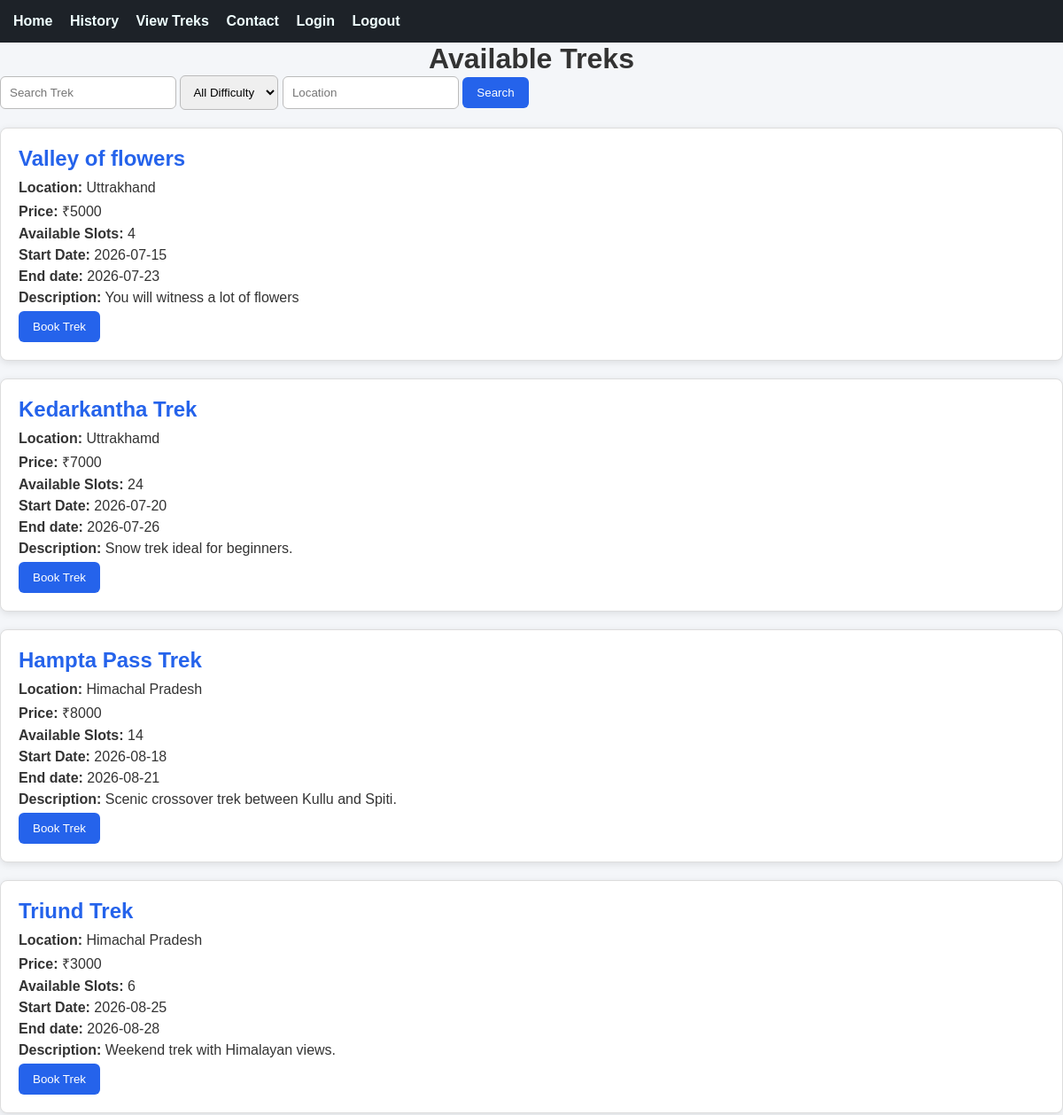
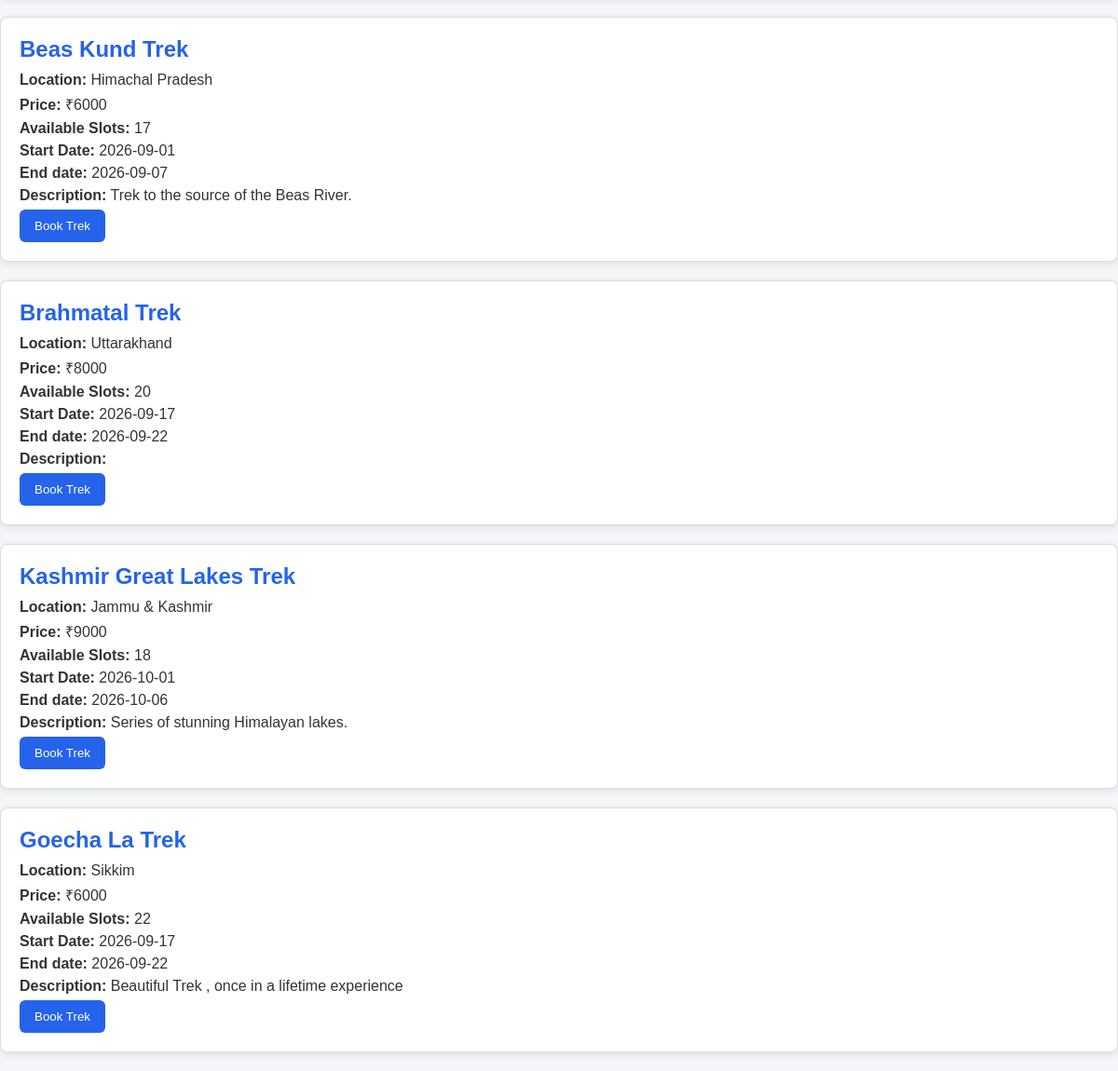
The page /view_treks on the database as committed earlier (2 pictures, top to bottom).
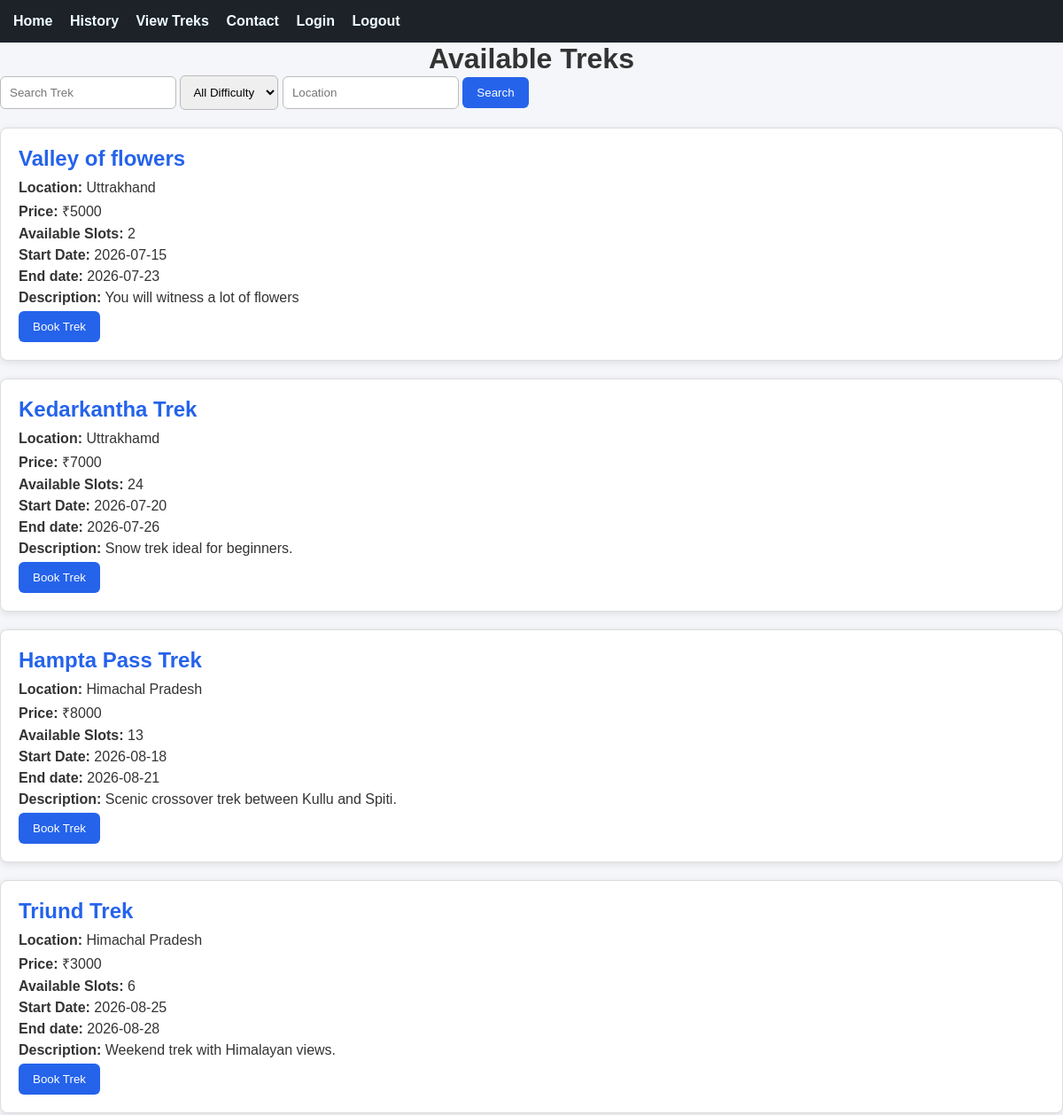
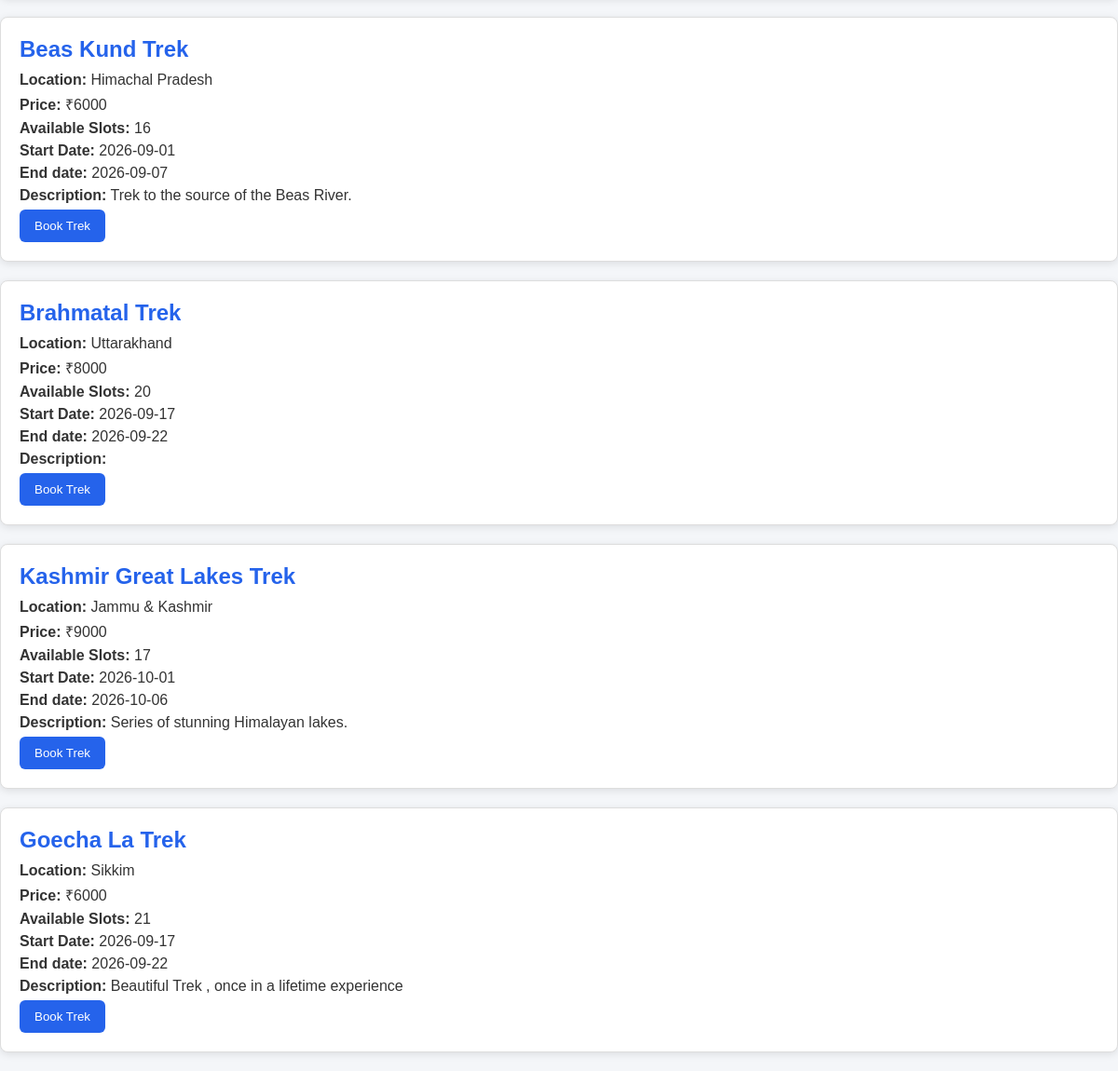
The same page on the database as committed later (2 pictures, top to bottom).
### tables this page shows
CREATE TABLE treks(
                 id INTEGER PRIMARY KEY AUTOINCREMENT,
                 name TEXT NOT NULL,
                 location TEXT NOT NULL,
                 price INTEGER NOT NULL,
                 slots INTEGER NOT NULL,
                 difficulty TEXT NOT NULL,
                 duration INTEGER NOT NULL,
                 status TEXT NOT NULL DEFAULT 'Open',
                 assigned_staffID INTEGER NOT NULL,
                 start_date DATE ,
                 end_date DATE ,
                 description TEXT ,
                 FOREIGN KEY (assigned_staffID) REFERENCES staff(id)
                 );

### app.py (the view)
@app.route("/view_treks")
def view_treks():
    conn = get_db_connnection()
    search = request.args.get("search", "")
    difficulty = request.args.get("difficulty", "")
    location = request.args.get("location", "")
    start_date = request.args.get("start_date","")
    date_date = request.args.get("end_date","")
    discription = request.args.get("description","")
    query = """
        SELECT *
        FROM treks
        WHERE status='Open'
    """
    values = []
    if search:
        query += " AND name LIKE ?"
        values.append("%" + search + "%")
    if difficulty:
        query += " AND difficulty = ?"
        values.append(difficulty)
    if location:
        query += " AND location LIKE ?"
        values.append("%" + location + "%")
    treks = conn.execute(query, values).fetchall()
    conn.close()
    return render_template( "view_treks.html",treks=treks)

### app.py (called while the page is built)
def get_db_connnection():
    conn = sqlite3.connect("database.db")
    conn.row_factory =sqlite3.Row
    return conn

### templates/view_treks.html (shortened to what this page needs)
{% extends "base.html" %}
{% block content %}
<h1 style="text-align:center;">Available Treks</h1>
<form method="GET" action="/view_treks" class="search-form">
    <input type="text" name="search" placeholder="Search Trek">
    <select name="difficulty">
        <option value="">All Difficulty</option>
    </select>
    <input type="text" name="location" placeholder="Location">
    <button type="submit" class="sbtn"> Search </button>
</form>
{% for trek in treks %}
<div class="trek-card">
    <h2>{{ trek["name"] }}</h2>
    <p><b>Location:</b> {{ trek["location"] }}</p>
    <p><b>Price:</b> ₹{{ trek["price"] }}</p>
    <p><b>Available Slots:</b> {{ trek["slots"] }}</p>
    <p><b>Start Date:</b> {{ trek["start_date"] }}</p>
    <p><b>End date:</b> {{ trek["end_date"] }}</p>
    <p><b>Description:</b> {{ trek["description"] }}</p>
    <form action="/book/{{ trek['id'] }}" method="POST">
        {% if trek["slots"] > 0 %}
            <button type="submit" class="sbtn">  Book Trek </button>
        {% else %}
            <p style="color:red;"><b>Full</b></p>
        {% endif %}
    </form>
</div>
{% endfor %}
{% endblock %}

Rows that differ between the two databases and show on the page:
changed treks "Valley of flowers": slots "4" → "2"
changed treks "Hampta Pass Trek": slots "14" → "13"
changed treks "Beas Kund Trek": slots "17" → "16"
changed treks "Kashmir Great Lakes Trek": slots "18" → "17"
changed treks "Goecha La Trek": slots "22" → "21"
